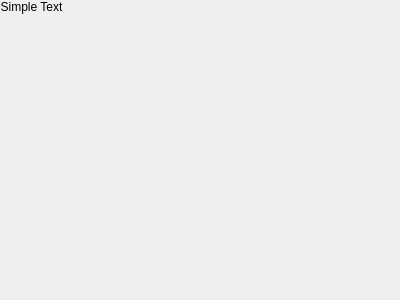
<?xml version='1.0' encoding='utf-8'?>
<ui version="4.0">
  <!-- Generated for PYSIDE6 -->
  <class>TestDialog</class>
  <widget class="QDialog" name="TestDialog">
    <property name="geometry">
      <rect>
        <x>0</x>
        <y>0</y>
        <width>400</width>
        <height>300</height>
      </rect>
    </property>
    <property name="windowTitle">
      <string>TestDialog</string>
    </property>
    <widget class="QLabel" name="label1">
      <property name="text">
        <string>Simple Text</string>
      </property>
      <property name="wordWrap">
        <bool>true</bool>
      </property>
      <property name="alignment">
        <set>Qt::AlignCenter</set>
      </property>
    </widget>
  </widget>
</ui>
